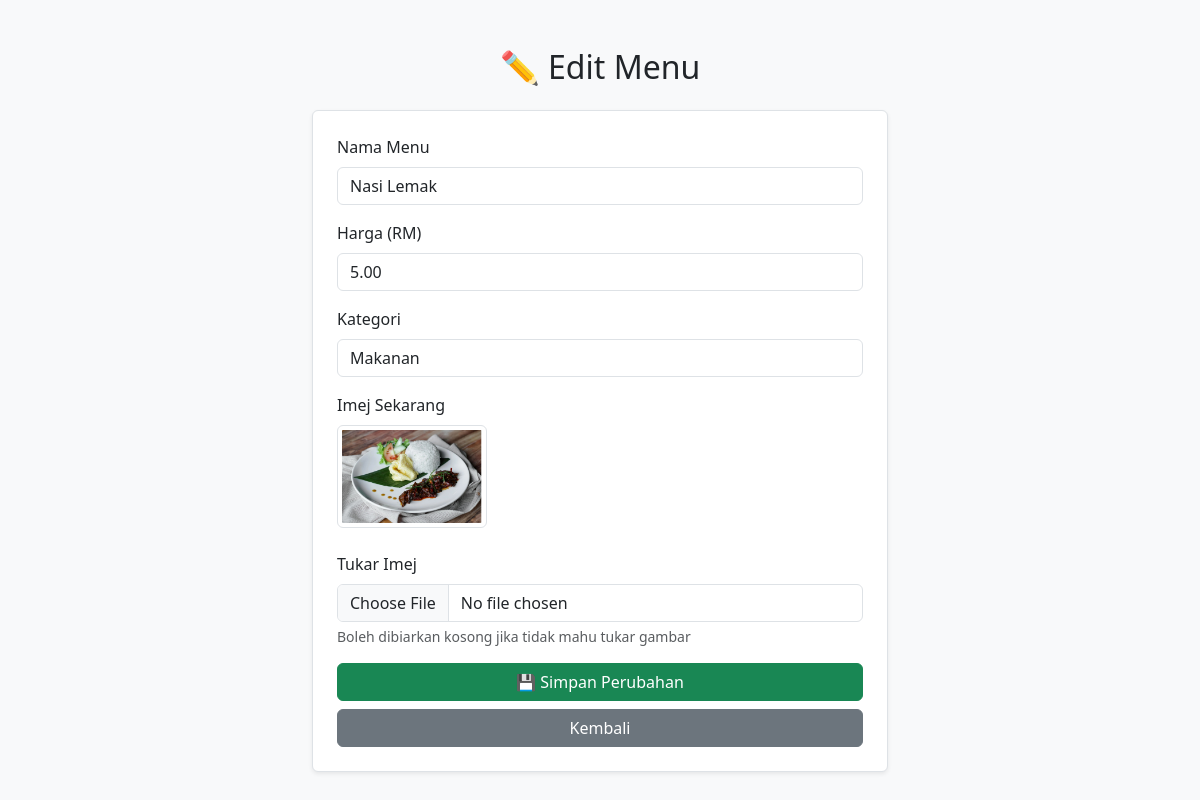
/restoran_maya/menu_edit.php?id=1 (signed in), run on the app's committed database.
### tables this page shows
CREATE TABLE `menu` (
  `id` int(11) NOT NULL,
  `nama` varchar(100) NOT NULL,
  `kategori` varchar(100) DEFAULT NULL,
  `keterangan` text DEFAULT NULL,
  `harga` decimal(10,2) DEFAULT NULL,
  `imej` varchar(255) DEFAULT NULL
);

### restoran_maya/menu_edit.php (the view, shortened to what this page needs)
<?php
include '../db.php';
$id = (int) $_GET['id'];
$result = mysqli_query($conn, "SELECT * FROM menu WHERE id=$id");
$menu = mysqli_fetch_assoc($result);
?>
<!DOCTYPE html>
<html lang="ms">
<head>
    <link href="https://cdn.jsdelivr.net/npm/bootstrap@5.3.3/dist/css/bootstrap.min.css" rel="stylesheet">
</head>
<body class="bg-light">
<div class="container mt-5" style="max-width:600px;">
    <h2 class="mb-4 text-center">✏️ Edit Menu</h2>
    <form method="POST" enctype="multipart/form-data" class="card p-4 shadow-sm bg-white border">
        <div class="mb-3">
            <label class="form-label">Nama Menu</label>
            <input type="text" name="nama" value="<?= htmlspecialchars($menu['nama']) ?>" class="form-control" required>
        </div>
        <div class="mb-3">
            <label class="form-label">Harga (RM)</label>
            <input type="number" step="0.01" name="harga" value="<?= htmlspecialchars($menu['harga']) ?>" class="form-control" required>
        </div>
        <div class="mb-3">
            <label class="form-label">Kategori</label>
            <input type="text" name="kategori" value="<?= htmlspecialchars($menu['kategori']) ?>" class="form-control" required>
        </div>
        <div class="mb-3">
            <label class="form-label">Imej Sekarang</label><br>
            <?php if (!empty($menu['imej'])): ?>
                <img src="../uploads/<?= htmlspecialchars($menu['imej']) ?>" width="150" class="img-thumbnail mb-2">
            <?php else: ?>
                <p class="text-muted">Tiada imej</p>
            <?php endif; ?>
        </div>
        <div class="mb-3">
            <label class="form-label">Tukar Imej</label>
            <input type="file" name="imej" class="form-control">
            <div class="form-text">Boleh dibiarkan kosong jika tidak mahu tukar gambar</div>
        </div>
        <button type="submit" class="btn btn-success w-100">💾 Simpan Perubahan</button>
        <a href="menu_manage.php" class="btn btn-secondary mt-2 w-100">Kembali</a>
    </form>
</div>
</body>
</html>

### data on the page
menu: nama "Nasi Lemak", harga "5.00", kategori "Makanan", imej (picture)
